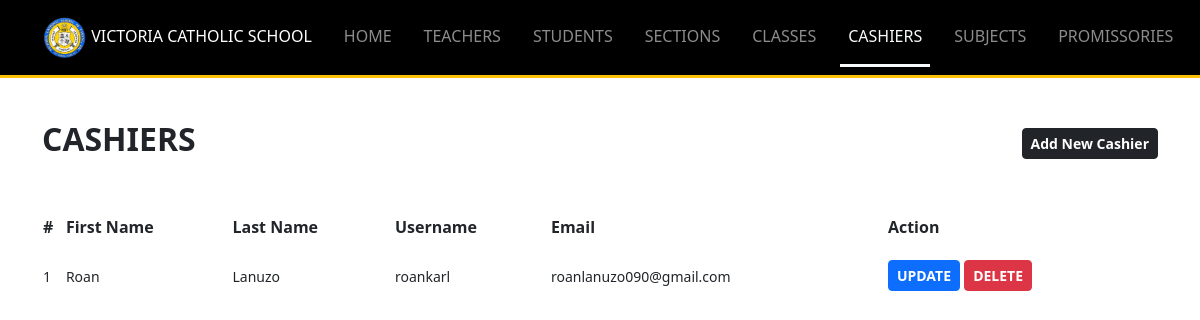
Screenshot of /Resources/views/admin/cashiers.php (signed in) with the database file from the repository.
### tables this page shows
CREATE TABLE `users` (
  `id` int(11) NOT NULL,
  `role` varchar(255) DEFAULT NULL,
  `school_number` varchar(255) DEFAULT NULL,
  `first_name` varchar(255) DEFAULT NULL,
  `middle_name` varchar(255) DEFAULT NULL,
  `last_name` varchar(255) DEFAULT NULL,
  `email` varchar(255) DEFAULT NULL,
  `phone` varchar(20) DEFAULT NULL,
  `gender` enum('Male','Female') DEFAULT NULL,
  `birthday` date DEFAULT NULL,
  `address` text DEFAULT NULL,
  `occupation` varchar(255) DEFAULT NULL,
  `username` varchar(255) DEFAULT NULL,
  `password` varchar(255) DEFAULT NULL,
  `remember_token` varchar(100) DEFAULT NULL,
  `created_at` timestamp NOT NULL DEFAULT current_timestamp(),
  `updated_at` timestamp NOT NULL DEFAULT current_timestamp() ON UPDATE current_timestamp()
);

### Backend-routes/admin/includes_get_all_cashiers_route.php (called while the page is built, shortened)
<?php
try {
    require_once $_SERVER['DOCUMENT_ROOT']."/Middleware/CheckIfAdmin.php";
    $role = 'cashier';
    $stmt = $conn->prepare("SELECT * FROM users WHERE role = ? ORDER BY updated_at DESC");
    $stmt->bind_param("s", $role);
    $stmt->execute();
    $result = $stmt->get_result();
} catch (Exception $e) {
    error_log("Error: " . $e->getMessage());
    echo json_encode(['error' => $e->getMessage()]);
}
?>

### Resources/views/admin/cashiers.php (the view, shortened to what this page needs)
<?php
require_once $_SERVER['DOCUMENT_ROOT']."/Middleware/CheckIfAdmin.php";
require_once $_SERVER['DOCUMENT_ROOT']."/Backend-routes/admin/includes_get_all_cashiers_route.php";
$count = 1;
require_once "../includes/header_layout.php";
?>
<body>
    <?php
        include "includes/navbar.php";
     ?>
     <div class="container mt-5">
        <div class="d-flex justify-content-between align-items-center mb-5">
          <h2 class="fw-bold">CASHIERS</h2>
          <a href="#" class="btn btn-sm fw-bold btn-dark" data-bs-toggle="modal" data-bs-target="#addModal">Add New Cashier</a>
        </div>
           <div class="table-responsive">
              <table id="teachersTable">
                <thead>
                  <tr>
                    <th scope="col">#</th>
                    <th scope="col">First Name</th>
                    <th scope="col">Last Name</th>
                    <th scope="col">Username</th>
                    <th scope="col">Email</th>
                    <th scope="col">Action</th>
                  </tr>
                </thead>
                <tbody id="tbody-teachers">
                  <?php
                  foreach($result as $row){
                    ?>
                    <tr>
                      <td>
                        <small class="text-dark">
                          <?php echo $count++ ?>
                        </small></td>
                      <td>
                          <small class="text-dark"><?php echo $row['first_name'] ?></small>
                      </td>
                      <td>
                          <small class="text-dark"><?php echo $row['last_name'] ?></small>
                      </td>
                      <td>
                          <small class="text-dark"><?php echo $row['username'] ?></small>
                      </td>
                      <td>
                          <small class="text-dark"><?php echo $row['email'] ?></small>
                      </td>
                      <td>
                          <a class="btn btn-sm btn-primary fw-bold" href="update-cashier.php?id=<?php echo $row['id'] ?>">UPDATE</a>
                          <button class="btn btn-sm btn-danger fw-bold" onclick="confirmDelete('../../../Backend-routes/admin/delete_cashier_route.php?id=<?php echo $row['id'] ?>')">DELETE</button>
                      </td>
                    </tr>
                  <?php
                   }
                  ?>
                </tbody>
              </table>
           </div>
     </div>
</body>
<?php
	require_once "../includes/includes_scripts.php";
?>

### Resources/css/style.css (style rules this page uses)
th, td { white-space: nowrap !important; }
tr td { padding-top: 20px !important; }
table { width: 100% !important; }

### rows the page displays
users: first_name "Roan", last_name "Lanuzo", username "roankarl", email "roanlanuzo090@gmail.com"
